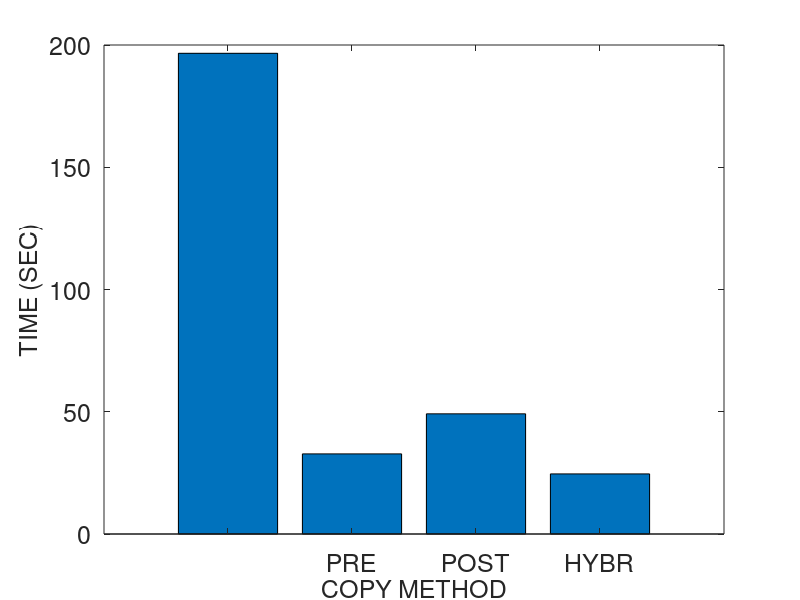
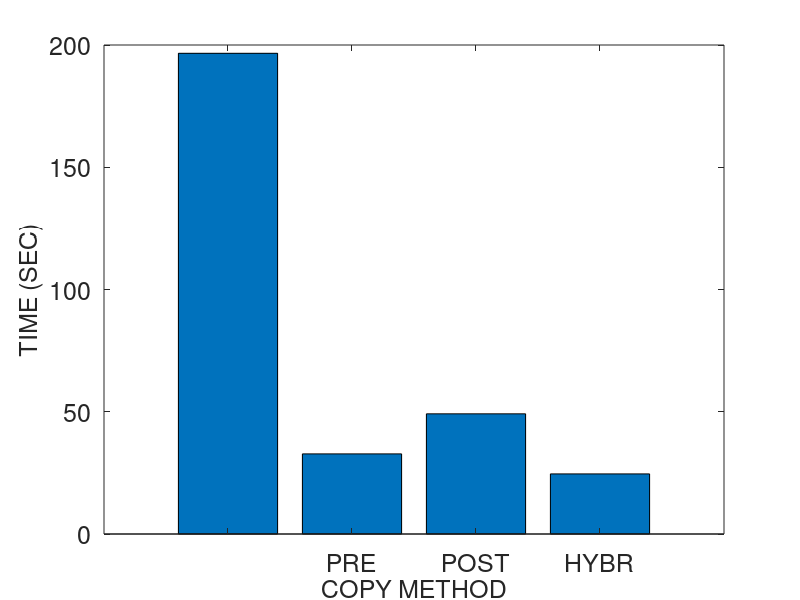
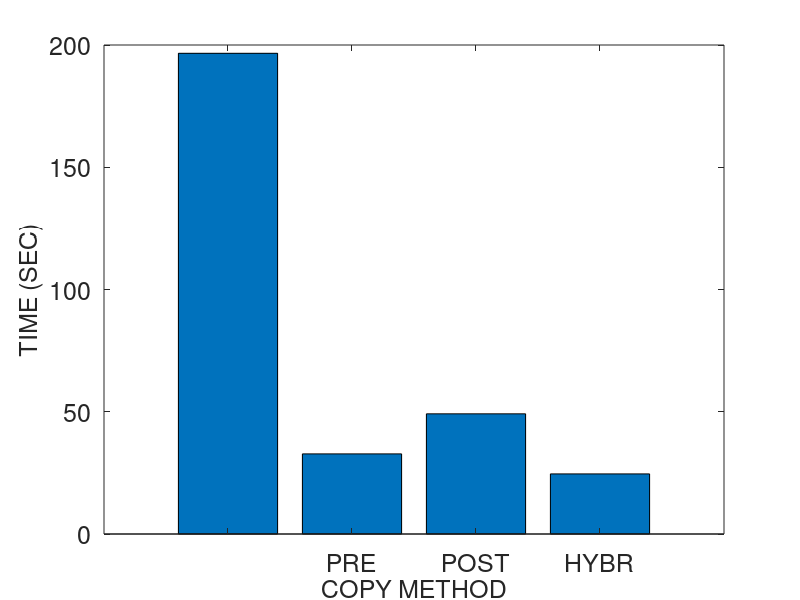
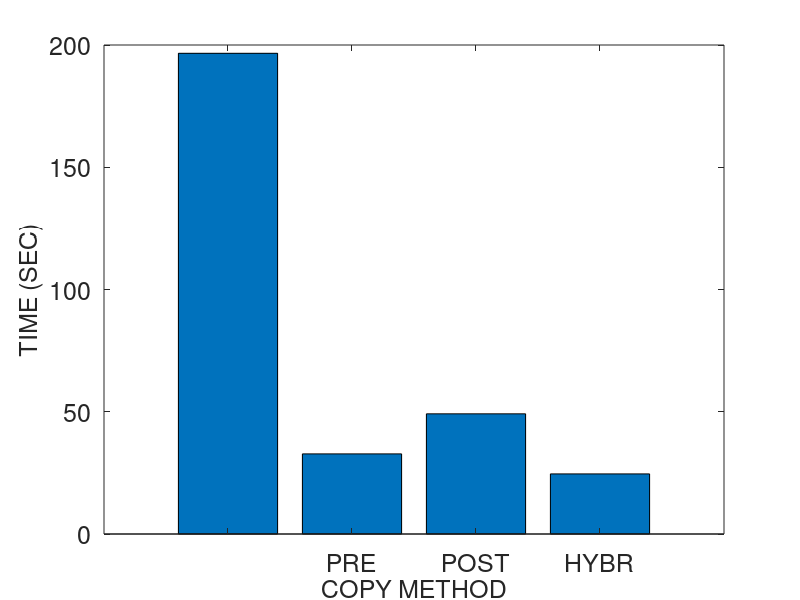

These figures' MATLAB source, in order:
% basic hybrid copy migration
% memory size in MB
r = 4096
r *= 1024 % convert to KB

% page dirty rate in percent (%): against to total memory pages
readrate = 50
prefix = strcat ("M4G_R", num2str(readrate))
readrate /= 100

dirtyrate = 50 
prefix = strcat (prefix, "_W", num2str(dirtyrate))
dirtyrate /= 100

% prediction accuracy 0 through 1
acc = 0.5
%acc = 1
%acc = 0

pagesize = 4 % in KB
numpages = r / pagesize

% delta compression rate
comp = 0.5 

% amount of CPU and device states in KB 
scinfo = 100

% working set size in number of pages
wss = numpages * 0.25

% 0: zero, 1: read, 2: dirtied, 3: inactive data
mem = zeros(1, numpages);

run = 1

prefix = strcat (prefix, "_acc", num2str(acc), "_r", num2str(run))

% bandwidth in gbps
b = 1000 
b = b * 1024/8 % convert to KB

fontsize = 18
%fontsize = 20

totaltime = 0;
downtime = 0;
totaldata = 0;

A = zeros(4, 3);

%%%%%%%%%%%%%%%%%%%%%%%%%%%%%%
% precopy migration
%%%%%%%%%%%%%%%%%%%%%%%%%%%%%%
fprintf('\n')
disp('==================== Precopy migration ====================')
% iterations
present = numpages * pagesize
iter = 0
while present > 50 && iter < 29 && totaldata < 4*r
	pretime = present / b
	totaltime += pretime
	totaldata += present
	present = numpages * pagesize * dirtyrate 
	%dirts = wss * dirtyrate
	iter += 1
end

% stop-and-copy phase
% stop conditions: 29 iterations, 50 pages, 4 memory size sent
scsent = scinfo + present * pagesize
downtime = scsent / b
totaltime += downtime
totaldata += scsent

% network fault rate
NFR = 0

A (1, 1) = totaltime;
A (1, 2) = downtime;
A (1, 3) = totaldata;

%%%%%%%%%%%%%%%%%%%%%%%%%%%%%%
% postcopy migration
%%%%%%%%%%%%%%%%%%%%%%%%%%%%%%
fprintf('\n')
disp('===================== Postcopy migration ======================')
totaltime = 0;
downtime = 0;
totaldata = 0;

% stop-and-copy phase
scsent = scinfo
downtime = scsent / b
totaltime += downtime
totaldata += scsent

% prepaging (bubbling) and on-demand paging
postsent = r
posttime = postsent/b
totaltime += posttime
totaldata += postsent
% network fault rate
NFR = 0.2

A (2, 1) = totaltime;
A (2, 2) = downtime;
A (2, 3) = totaldata;

%%%%%%%%%%%%%%%%%%%%%%%%%%%%%%
% hybrid copy migration
%%%%%%%%%%%%%%%%%%%%%%%%%%%%%%
fprintf('\n')
disp('==================== Hybrid copy migration ====================')
totaltime = 0;
downtime = 0;
totaldata = 0;

% precopy phase: single iteration
present = r
pretime = present / b
totaltime += pretime
totaldata += present

% stop-and-copy phase
bitmapsize = 500 % KB
scsent = scinfo + bitmapsize
downtime = scsent / b
totaltime += downtime
totaldata += scsent

% postcopy phase: prepaging (bubbling) and on-demand paging
%dirts = wss * dirtyrate
dirts = numpages * dirtyrate
postsent = dirts * pagesize
posttime = postsent/b
totaltime += posttime
totaldata += postsent
% network fault rate
NFR = 0.2

A (3, 1) = totaltime;
A (3, 2) = downtime;
A (3, 3) = totaldata;

%%%%%%%%%%%%%%%%%%%%%%%%%%%%%%
% proactive hybrid copy migration
%%%%%%%%%%%%%%%%%%%%%%%%%%%%%%
%disp(char(10))
fprintf('\n')
disp('=============== Proactive hybrid copy migration ================')
totaltime = 0;
downtime = 0;
totaldata = 0;

% precopy phase
% LRU, PFR

% scan the dirtied pages
% for dirtied pages
% 	mark dirtied (1)
% 	mem(random (1, wss * 0.1))	
randperm(int64(wss * 0.1));
% for read pages
% 	mark read (2)
% 	mem (random (wss * 0.1, wss * 0.2))

% for pages
% 	predict read/write

% send the pages most likely to be read and least likely to be dirtied
% do not send the pages most likely to be dirtied
% construct queue with the order of p1/p2
%reads = numpages * 0.4 
% total read rate = wss * read_rate = 0.25 * 0.16 = 0.04 (4%)
%read_rate = 0.16
%read_rate = 0.04 % 4% of total memory
% total write rate = wss * write_rate = 0.25 * 0.16 = 0.04 (4%)
%write_rate = 0.16
%write_rate = 0.04 % 4% of total memory
% simple case: readonly pages (RO) - zero dirtied pages 
%RO = 0.3
pred_pages = numpages * readrate * acc

% LRU
% for LRU queue
% 	mark sent
%	insert the pages into cache and perform delta compression

present = pred_pages * pagesize
pretime = present/b
totaltime += pretime
totaldata += present

% stop-and-copy phase
% send the CPU and device states
bitmapsize = 500 % KB
scsent = scinfo + bitmapsize
downtime = scsent/b
totaltime += downtime
totaldata += scsent

% postcopy phase
postsent = (numpages - pred_pages) * pagesize

% exclude the predicted dirtied pages 
pred_dirts = numpages * dirtyrate * acc
postsent = (numpages - pred_pages - pred_dirts) * pagesize
posttime = postsent/b
totaltime += posttime
totaldata += postsent

% network fault rate
NFR = 0.2

A (4, 1) = totaltime;
A (4, 2) = downtime;
A (4, 3) = totaldata

%%%%%%%%%%%%%%%%%%%%%%%%%%%%%%%%%%%%%%%%%%%%%%%%%%%%%%%
%                     plotting
% precopy
% postcopy
% hybrid
% pro-hybrid
%%%%%%%%%%%%%%%%%%%%%%%%%%%%%%%%%%%%%%%%%%%%%%%%%%%%%%%

%prefix = "M4G_R14W14_acc100_r1"
%prefix = strcat ("M4G_R", readrate, "W", dirtyrate, "acc", acc, "r", run)
%prefix = strcat (prefix, "W")
%prefix = strcat (prefix, dirtyrate)

dlmwrite (prefix, A, ' ')

%%%%%%%%%%%%%%%%%%%% total time %%%%%%%%%%%%%%%%%%%%%%
figure;
output = strcat(prefix, ".tt");
%output = prefix
x = ['PRECOPY', 'POSTCOPY', 'HYBRID', 'PRO-HYBRID'];
x = {'', 'PRE', 'POST', 'HYBR', 'PROH', ''};
x = {'', 'PRE', 'POST', 'HYBR', 'PROH'};
%x = 1:1:length(A);
%plot(x, A(:,2)/1000000, x, A(:,3)/1000000, '-.*');
%plot(A(:,2));

%xtics = 1:4:16
%bar(xtics, A(:,1))
bar(A(:,1))
set(gca, 'XTickLabel', x, 'FontSize', fontsize)
xlabel('COPY METHOD', 'FontSize', fontsize);
ylabel('TIME (SEC)', 'FontSize', fontsize);
%legend('PRECOPY', 'POSTCOPY', 'HYBRID', 'PRO-HYBRID');
%bar(x, A(:,1))

saveas (1, strcat(output, ".png"));
saveas (1, strcat(output, ".eps"));
saveas (1, strcat(output, ".emf"));

%%%%%%%%%%%%%%%%%%%% downtime %%%%%%%%%%%%%%%%%%%%%%
figure;
output = strcat(prefix, ".dt");

bar(A(:,2))
set(gca, 'XTickLabel', x, 'FontSize', fontsize)
xlabel('COPY METHOD', 'FontSize', fontsize);
ylabel('TIME (SEC)', 'FontSize', fontsize);

saveas (1, strcat(output, ".png"));
saveas (1, strcat(output, ".eps"));
saveas (1, strcat(output, ".emf"));

%%%%%%%%%%%%%%%%%%%% total data %%%%%%%%%%%%%%%%%%%%%%
figure;
output = strcat(prefix, ".td");

bar(A(:,3))
set(gca, 'XTickLabel', x, 'FontSize', fontsize)
xlabel('COPY METHOD', 'FontSize', fontsize);
ylabel('SIZE (KB)', 'FontSize', fontsize);

saveas (1, strcat(output, ".png"));
saveas (1, strcat(output, ".eps"));
saveas (1, strcat(output, ".emf"));
